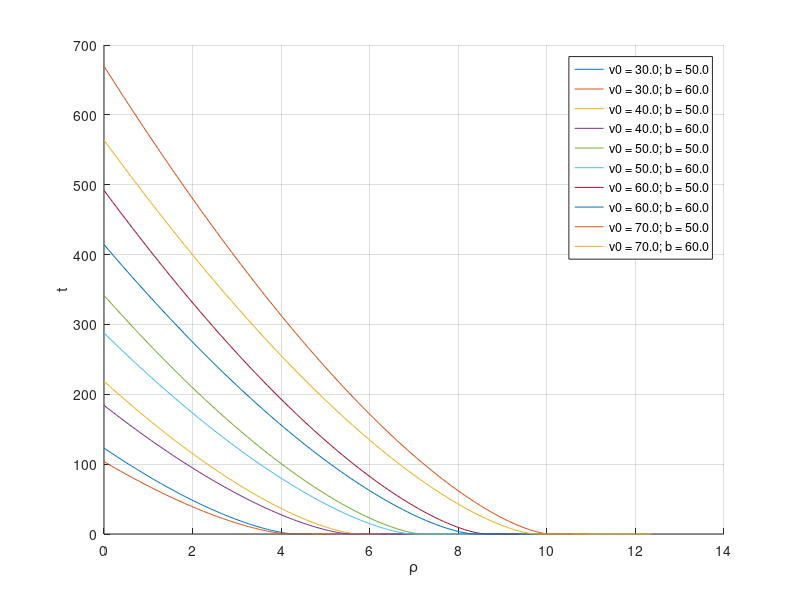

Here is the MATLAB script that generated this plot:
clear; clc; close all;

% Description: Plots the trajectory of a moving particle

g = 9.81;

rho = @(v0,beta,t) v0.^2*(cos(beta)).^2/g.*sqrt((1+(-g.*t/v0/cos(beta)+tan(beta))).^3);

theta = @(t,beta) atan(-g.*t/v0/cos(beta)+tan(beta));

figure(1)
hold on
for v0 = 30:10:70
    for beta = deg2rad(50:10:60)
        t = linspace(0,2*v0*sin(beta)/g);
        plot(t,rho(v0,beta,t),'DisplayName',sprintf('v0 = %.1f; b = %.1f',v0,rad2deg(beta)))
    end
end
legend show
xlabel('\rho')
ylabel('t')
grid on
